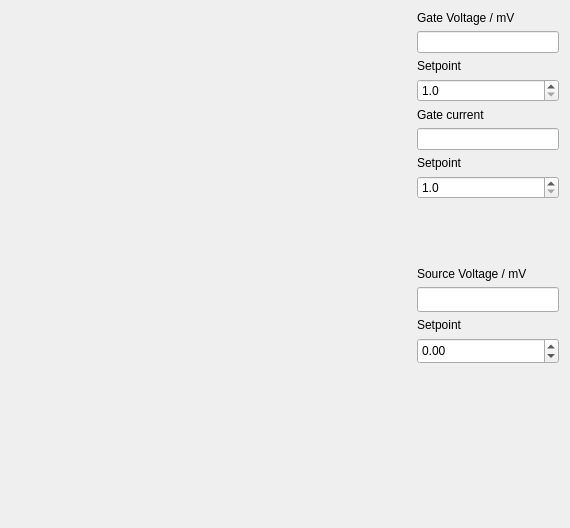
      <widget class="QWidget" name="Main_tab">
       <attribute name="title">
        <string>Main</string>
       </attribute>
       <layout class="QHBoxLayout" name="horizontalLayout_4">
        <item>
         <layout class="QVBoxLayout" name="live_plots_verticalLayout">
          <item>
           <layout class="QHBoxLayout" name="gate_live_horizontalLayout">
            <item>
             <widget class="PlotWidget" name="gate_plot" native="true">
              <property name="minimumSize">
               <size>
                <width>400</width>
                <height>250</height>
               </size>
              </property>
             </widget>
            </item>
            <item>
             <layout class="QVBoxLayout" name="verticalLayout_12">
              <item>
               <layout class="QVBoxLayout" name="gate_voltage_show_verticalLayout">
                <item>
                 <widget class="QLabel" name="gate_voltage_show_label">
                  <property name="text">
                   <string>Gate Voltage / mV</string>
                  </property>
                 </widget>
                </item>
                <item>
                 <widget class="QLineEdit" name="gate_voltage_show">
                  <property name="enabled">
                   <bool>true</bool>
                  </property>
                  <property name="maximumSize">
                   <size>
                    <width>142</width>
                    <height>16777215</height>
                   </size>
                  </property>
                  <property name="cursor">
                   <cursorShape>ArrowCursor</cursorShape>
                  </property>
                  <property name="readOnly">
                   <bool>true</bool>
                  </property>
                 </widget>
                </item>
               </layout>
              </item>
              <item>
               <layout class="QVBoxLayout" name="verticalLayout_2">
                <item>
                 <widget class="QLabel" name="vti_temp_label">
                  <property name="text">
                   <string>Setpoint</string>
                  </property>
                 </widget>
                </item>
                <item>
                 <widget class="QDoubleSpinBox" name="vti_temp_setpoint">
                  <property name="maximumSize">
                   <size>
                    <width>142</width>
                    <height>16777215</height>
                   </size>
                  </property>
                  <property name="decimals">
                   <number>1</number>
                  </property>
                  <property name="minimum">
                   <double>1.000000000000000</double>
                  </property>
                  <property name="maximum">
                   <double>300.000000000000000</double>
                  </property>
                  <property name="singleStep">
                   <double>0.500000000000000</double>
                  </property>
                 </widget>
                </item>
               </layout>
              </item>
              <item>
               <layout class="QVBoxLayout" name="gate_current_show_verticalLayout">
                <item>
                 <widget class="QLabel" name="gate_current_show_label">
                  <property name="text">
                   <string>Gate current</string>
                  </property>
                 </widget>
                </item>
                <item>
                 <widget class="QLineEdit" name="gate_current_show">
                  <property name="enabled">
                   <bool>true</bool>
                  </property>
                  <property name="maximumSize">
                   <size>
                    <width>142</width>
                    <height>16777215</height>
                   </size>
                  </property>
                  <property name="cursor">
                   <cursorShape>ArrowCursor</cursorShape>
                  </property>
                  <property name="readOnly">
                   <bool>true</bool>
                  </property>
                 </widget>
                </item>
               </layout>
              </item>
              <item>
               <layout class="QVBoxLayout" name="verticalLayout_10">
                <item>
                 <widget class="QLabel" name="label_6">
                  <property name="text">
                   <string>Setpoint</string>
                  </property>
                 </widget>
                </item>
                <item>
                 <widget class="QDoubleSpinBox" name="sample_temp_setpoint">
                  <property name="maximumSize">
                   <size>
                    <width>142</width>
                    <height>16777215</height>
                   </size>
                  </property>
                  <property name="decimals">
                   <number>1</number>
                  </property>
                  <property name="minimum">
                   <double>1.000000000000000</double>
                  </property>
                  <property name="maximum">
                   <double>300.000000000000000</double>
                  </property>
                  <property name="singleStep">
                   <double>0.500000000000000</double>
                  </property>
                 </widget>
                </item>
               </layout>
              </item>
              <item>
               <spacer name="verticalSpacer_2">
                <property name="orientation">
                 <enum>Qt::Vertical</enum>
                </property>
                <property name="sizeHint" stdset="0">
                 <size>
                  <width>20</width>
                  <height>40</height>
                 </size>
                </property>
               </spacer>
              </item>
             </layout>
            </item>
           </layout>
          </item>
          <item>
           <layout class="QHBoxLayout" name="horizontalLayout">
            <item>
             <widget class="PlotWidget" name="source_plot" native="true">
              <property name="minimumSize">
               <size>
                <width>400</width>
                <height>250</height>
               </size>
              </property>
             </widget>
            </item>
            <item>
             <layout class="QVBoxLayout" name="verticalLayout_11">
              <item>
               <layout class="QVBoxLayout" name="source_voltage_show_verticalLayout">
                <item>
                 <widget class="QLabel" name="source_voltate_show_label">
                  <property name="text">
                   <string>Source Voltage / mV</string>
                  </property>
                 </widget>
                </item>
                <item>
                 <widget class="QLineEdit" name="source_voltage_show">
                  <property name="enabled">
                   <bool>true</bool>
                  </property>
                  <property name="minimumSize">
                   <size>
                    <width>142</width>
                    <height>25</height>
                   </size>
                  </property>
                  <property name="maximumSize">
                   <size>
                    <width>163</width>
                    <height>16777215</height>
                   </size>
                  </property>
                  <property name="cursor">
                   <cursorShape>ArrowCursor</cursorShape>
                  </property>
                  <property name="readOnly">
                   <bool>true</bool>
                  </property>
                 </widget>
                </item>
               </layout>
              </item>
              <item>
               <layout class="QVBoxLayout" name="verticalLayout_7">
                <item>
                 <widget class="QLabel" name="setpoint_label">
                  <property name="text">
                   <string>Setpoint</string>
                  </property>
                 </widget>
                </item>
                <item>
                 <widget class="QDoubleSpinBox" name="b_field_setpoint">
                  <property name="minimumSize">
                   <size>
                    <width>142</width>
                    <height>26</height>
                   </size>
                  </property>
                  <property name="maximumSize">
                   <size>
                    <width>163</width>
                    <height>16777215</height>
                   </size>
                  </property>
                  <property name="minimum">
                   <double>-2.000000000000000</double>
                  </property>
                  <property name="maximum">
                   <double>2.000000000000000</double>
                  </property>
                  <property name="singleStep">
                   <double>0.010000000000000</double>
                  </property>
                 </widget>
                </item>
               </layout>
              </item>
              <item>
               <spacer name="verticalSpacer">
                <property name="orientation">
                 <enum>Qt::Vertical</enum>
                </property>
                <property name="sizeHint" stdset="0">
                 <size>
                  <width>20</width>
                  <height>40</height>
                 </size>
                </property>
               </spacer>
              </item>
             </layout>
            </item>
           </layout>
          </item>
         </layout>
        </item>
       </layout>
      </widget>
